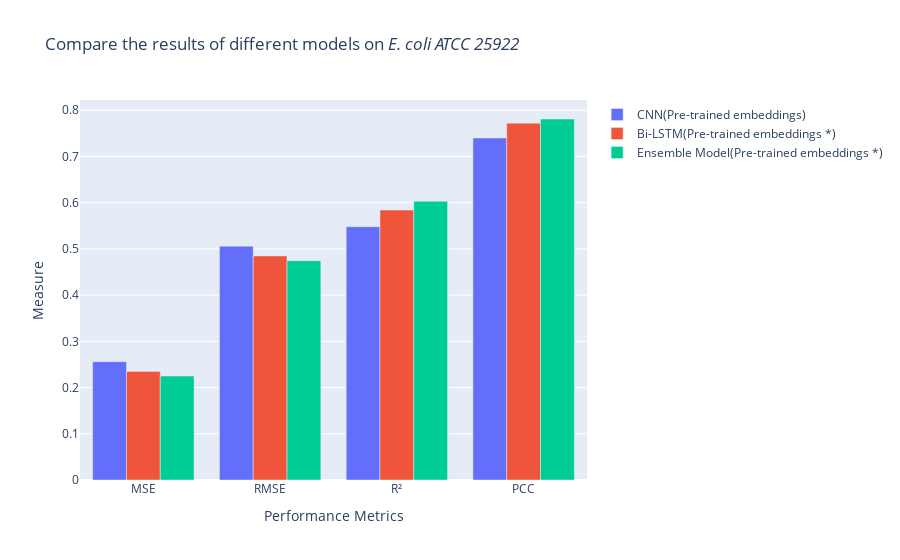

Notebook cell for this chart:
### Code cell
metrics=['MSE','RMSE', 'R²', 'PCC']
fig = go.Figure(data=[
    go.Bar(name='CNN(Pre-trained embeddings)', x=metrics, y=[0.256,math.sqrt(0.256), 0.548, 0.740]),
    go.Bar(name='Bi-LSTM(Pre-trained embeddings *)', x=metrics, y=[0.235,math.sqrt(0.235), 0.584, 0.772]),
    go.Bar(name='Ensemble Model(Pre-trained embeddings *)', x=metrics, y=[0.225,math.sqrt(0.225), 0.603, 0.781])
])
# Change layout
fig.update_layout(title_text='Compare the results of different models on <i>E. coli ATCC 25922</i>',
                  barmode='group',xaxis_title ='Performance Metrics',yaxis_title ='Measure')
fig.show()

### Figure 1 — Plotly figure (JSON) as saved in the notebook; plotly's stock layout.template omitted (floating-point values rounded to 4 significant figures)
{"data": [{"name": "CNN(Pre-trained embeddings)", "type": "bar", "x": ["MSE", "RMSE", "R²", "PCC"], "y": [0.256, 0.506, 0.548, 0.74]}, {"name": "Bi-LSTM(Pre-trained embeddings *)", "type": "bar", "x": ["MSE", "RMSE", "R²", "PCC"], "y": [0.235, 0.4848, 0.584, 0.772]}, {"name": "Ensemble Model(Pre-trained embeddings *)", "type": "bar", "x": ["MSE", "RMSE", "R²", "PCC"], "y": [0.225, 0.4743, 0.603, 0.781]}], "layout": {"barmode": "group", "title": {"text": "Compare the results of different models on <i>E. coli ATCC 25922</i>"}, "xaxis": {"title": {"text": "Performance Metrics"}}, "yaxis": {"title": {"text": "Measure"}}}}
